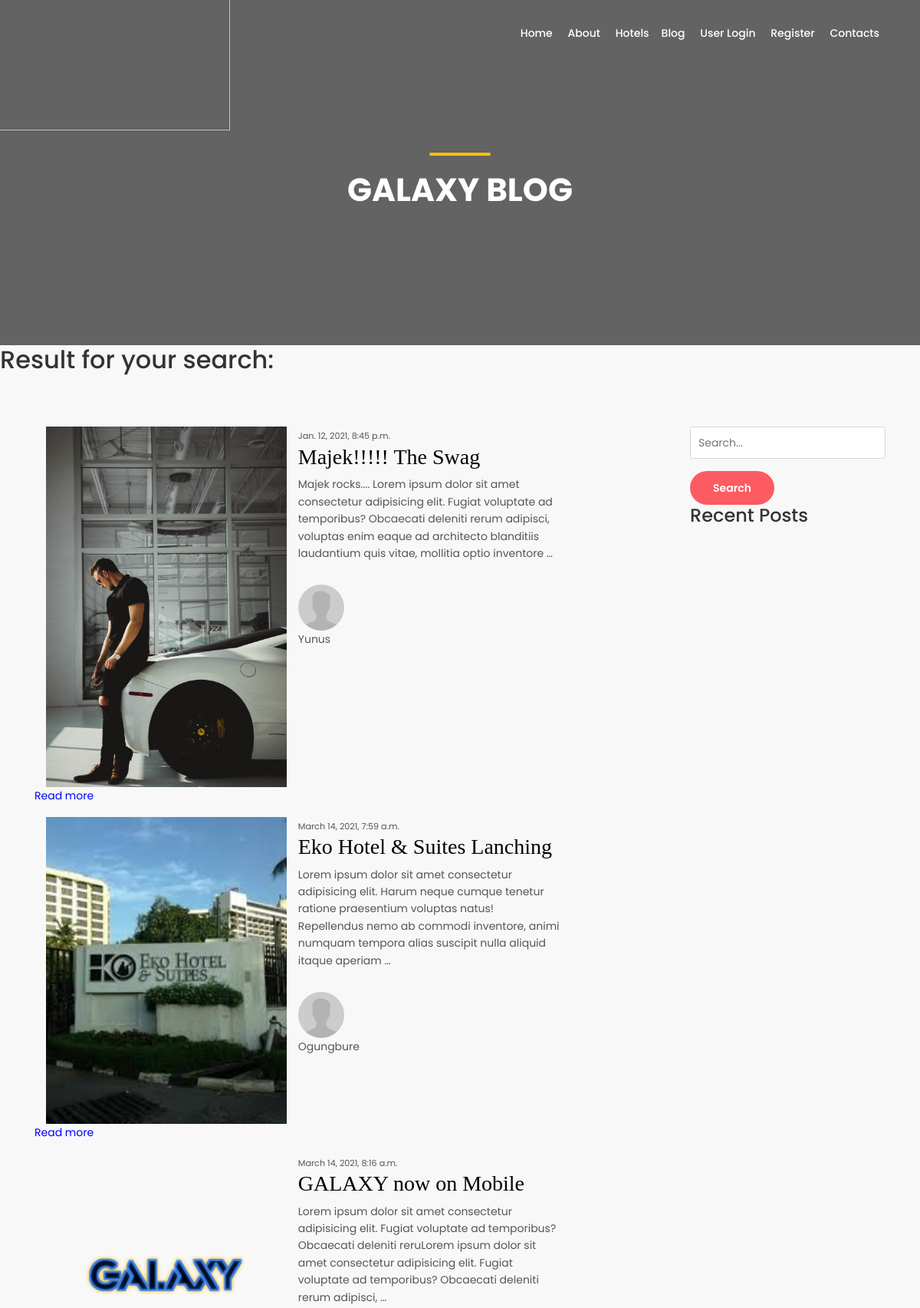
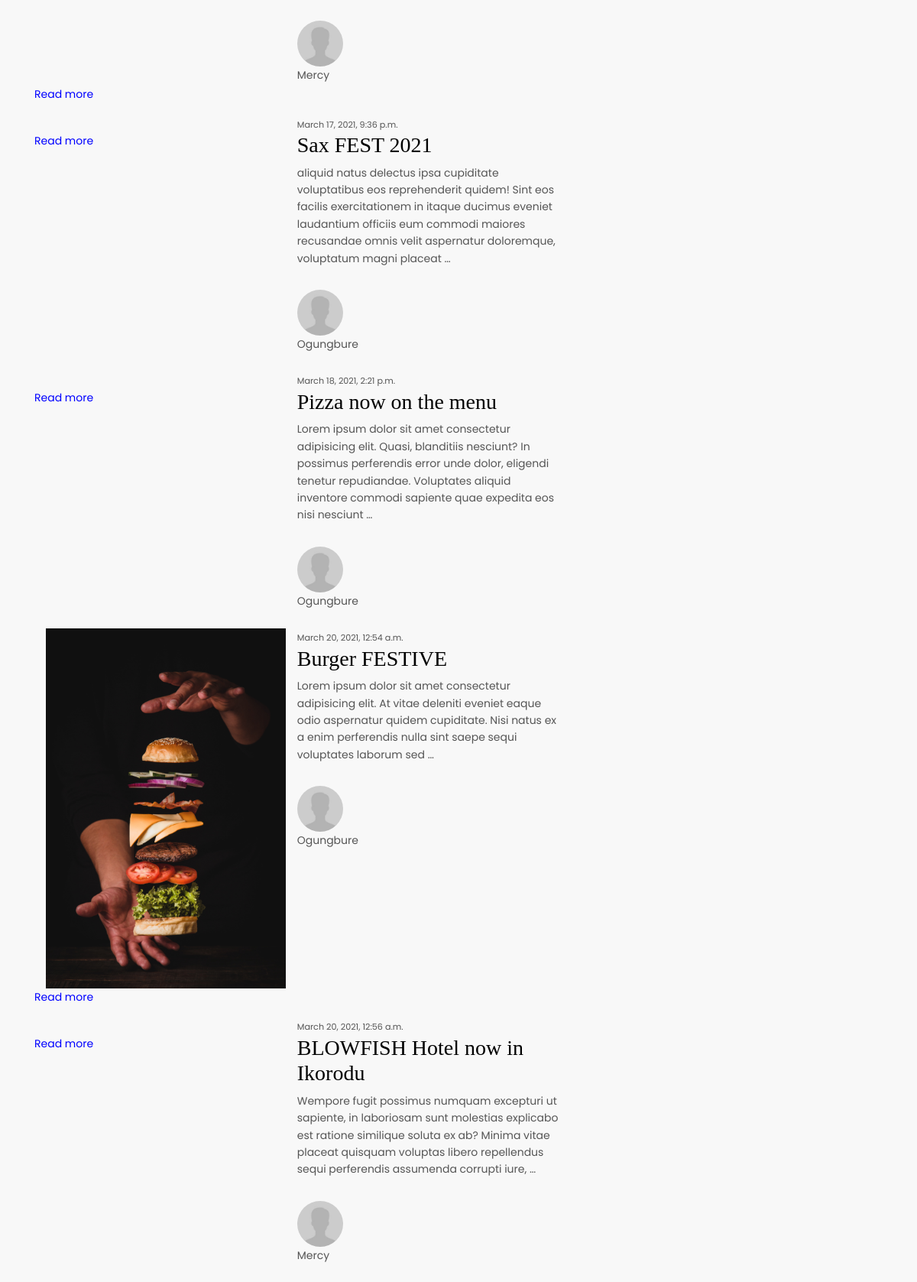
Page /pages/search-page/ (upper part) on the committed database (2 pictures, top to bottom).
### frontend/models.py (models this page shows, shortened)
class Blog(models.Model):
    FEATURE = 'Feature'
    NO_FEATURE = 'No Feature'
    CHOOSE = ''
    APPEAR_HOME_FIELD=[
        (FEATURE, 'Appear on home'),
        (NO_FEATURE, "Don't show on home"),
        (CHOOSE, 'Please Choose')
    ]
    blg_title = models.CharField(max_length=150, verbose_name= 'Blog Title')
    blg_image = models.FileField(null=True, verbose_name='Blog Image', blank=True, upload_to='uploads/')
    appear_home = models.CharField(max_length=50, choices=APPEAR_HOME_FIELD, default=CHOOSE)
    blg_content = models.TextField()
    user = models.ForeignKey(User, on_delete=models.CASCADE)
    cat_id = models.ManyToManyField(BlogCategory, verbose_name='Category')
    date = models.DateTimeField(auto_now_add=True)
    class Meta():
        verbose_name_plural = 'Blog'
    def blog_img(self):
        if self.blg_image:
          return self.blg_image.url

### frontend/views.py (the view)
# urls.py: path('search-page/', views.search, name='search'),
def search(request):
    queryset = Blog.objects.all()
    query = request.GET.get('q')
    if query:
        queryset = queryset.filter(
            Q(blg_title__icontains=query) |
            Q(blg_content__icontains=query)
        ).distinct()
    context = {
        'queryset': queryset
    }
    return render(request, 'frontend/search_results.html', context)

### templates/frontend/search_results.html (shortened to what this page needs)
{% extends 'frontend/newbase.html' %}
{% load static %}
{% block content %}
    <main>
        <section class="hero_in general">
            <div class="wrapper">
                <div class="container">
                    <h1 class="fadeInUp"><span></span>Galaxy Blog</h1>
                </div>
            </div>
        </section>
        <h2>Result for your search: </h2>
        <div class="container margin_60_35">
            <div class="row">
                <div class="col-lg-9">
                    {% for t in queryset %}
                                <article class="blog wow fadeIn">
                                    <div class="row no-gutters">
                                        <div class="col-lg-5">
                                            <figure>
                                                <a href="{%url 'frontend:blog_post' t.id %}"><img src="{{ t.blog_img }}" alt="" class="col-lg-12">
                                                    <div class="preview"><span style="color: blue;">Read more</span></div>
                                                </a>
                                            </figure>
                                        </div>
                                        <div class="col-lg-5">
                                            <div class="post_info">
                                                <small>{{t.date }}</small>
                                                <h3><a href="{%url 'frontend:blog_post' t.id %}" style="color: black; font-family: 'Playfair Display', serif;">{{ t.blg_title }}</a></h3>
                                                <p>{{ t.blg_content|truncatewords:30 }}</p>
                                                <ul>
                                                    <li>
                                                        <div class="thumb"><img src="../../static/frontend/img/avatar.jpg" alt="" width="60" class="rounded-circle"></div> {{ t.user.first_name }}
                                                    </li>
                                                </ul>
                                            </div>
                                        </div>
                                    </div>
                                </article>
                        {% endfor %}
                </div>
                {% include 'frontend/blog_search.html' %}
            </div>
    </div>
    </main>
{% endblock %}

### rows in the picture
Blog: blog_img (picture), date "Jan. 12, 2021, 8:45 p.m.", blg_title "Majek!!!!! The Swag", blg_content "Majek rocks.... Lorem ipsum dolor sit amet consectetur adipisicing elit. Fugiat voluptate ad temporibus? Obcaecati deleniti rerum adipisci, voluptas enim eaque ad architecto blanditiis laudantium quis vitae, mollitia optio inventore …", user.first_name "Yunus"
Blog: blog_img (picture), date "March 14, 2021, 7:59 a.m.", blg_title "Eko Hotel & Suites Lanching", blg_content "Lorem ipsum dolor sit amet consectetur adipisicing elit. Harum neque cumque tenetur ratione praesentium voluptas natus! Repellendus nemo ab commodi inventore, animi numquam tempora alias suscipit nulla aliquid itaque aperiam …", user.first_name "Ogungbure"
Blog: blog_img (picture), date "March 14, 2021, 8:16 a.m.", blg_title "GALAXY now on Mobile", blg_content "Lorem ipsum dolor sit amet consectetur adipisicing elit. Fugiat voluptate ad temporibus? Obcaecati deleniti reruLorem ipsum dolor sit amet consectetur adipisicing elit. Fugiat voluptate ad temporibus? Obcaecati deleniti rerum adipisci, …", user.first_name "Mercy"
Blog: date "March 17, 2021, 9:36 p.m.", blg_title "Sax FEST 2021", blg_content "aliquid natus delectus ipsa cupiditate voluptatibus eos reprehenderit quidem! Sint eos facilis exercitationem in itaque ducimus eveniet laudantium officiis eum commodi maiores recusandae omnis velit aspernatur doloremque, voluptatum magni placeat …", user.first_name "Ogungbure"
Blog: date "March 18, 2021, 2:21 p.m.", blg_title "Pizza now on the menu", blg_content "Lorem ipsum dolor sit amet consectetur adipisicing elit. Quasi, blanditiis nesciunt? In possimus perferendis error unde dolor, eligendi tenetur repudiandae. Voluptates aliquid inventore commodi sapiente quae expedita eos nisi nesciunt …", user.first_name "Ogungbure"
Blog: blog_img (picture), date "March 20, 2021, 12:54 a.m.", blg_title "Burger FESTIVE", blg_content "Lorem ipsum dolor sit amet consectetur adipisicing elit. At vitae deleniti eveniet eaque odio aspernatur quidem cupiditate. Nisi natus ex a enim perferendis nulla sint saepe sequi voluptates laborum sed …", user.first_name "Ogungbure"
Blog: date "March 20, 2021, 12:56 a.m.", blg_title "BLOWFISH Hotel now in Ikorodu", blg_content "Wempore fugit possimus numquam excepturi ut sapiente, in laboriosam sunt molestias explicabo est ratione similique soluta ex ab? Minima vitae placeat quisquam voluptas libero repellendus sequi perferendis assumenda corrupti iure, …", user.first_name "Mercy"
